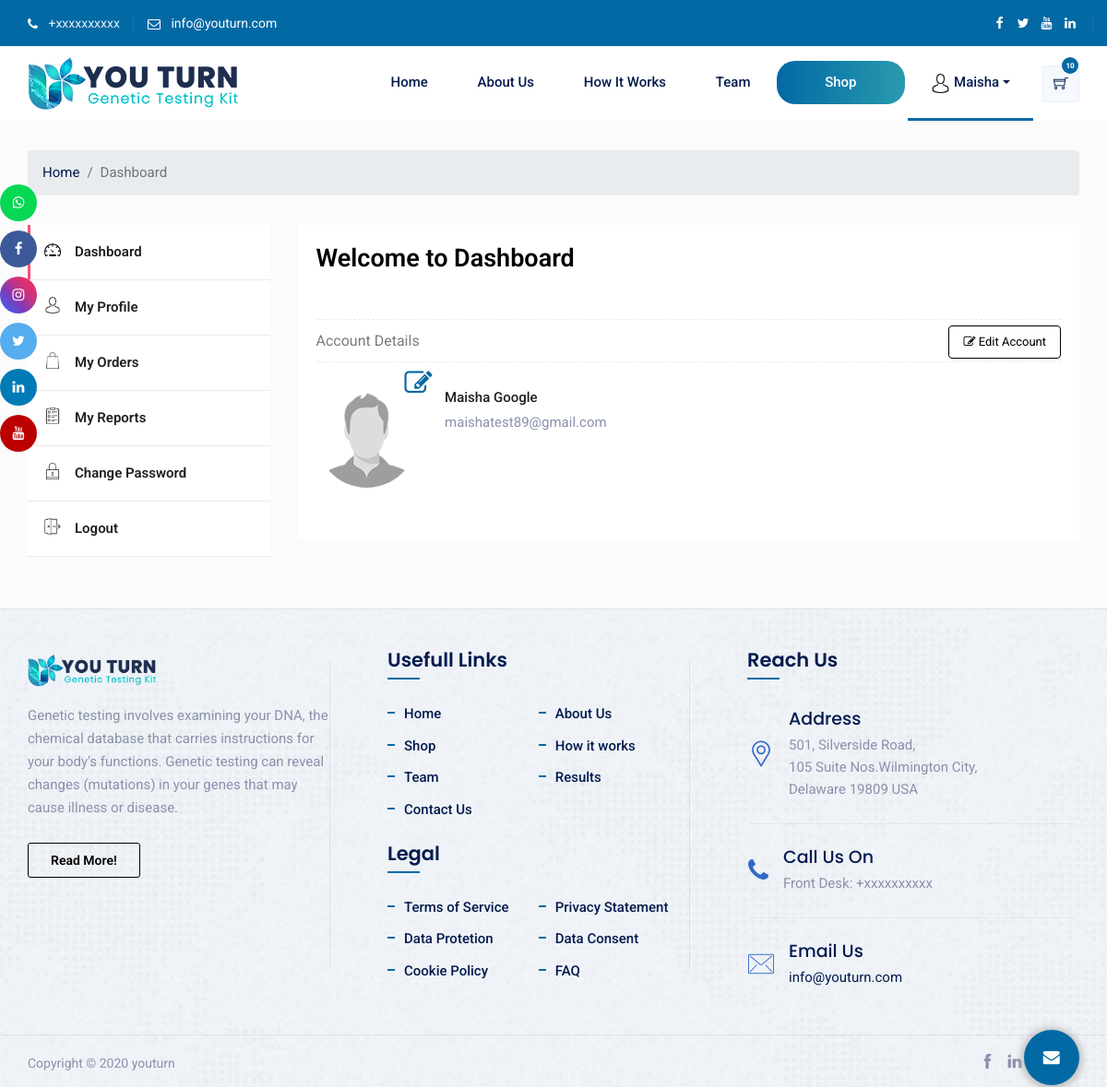
Page /dashboard.php (signed in) on the earlier database version.
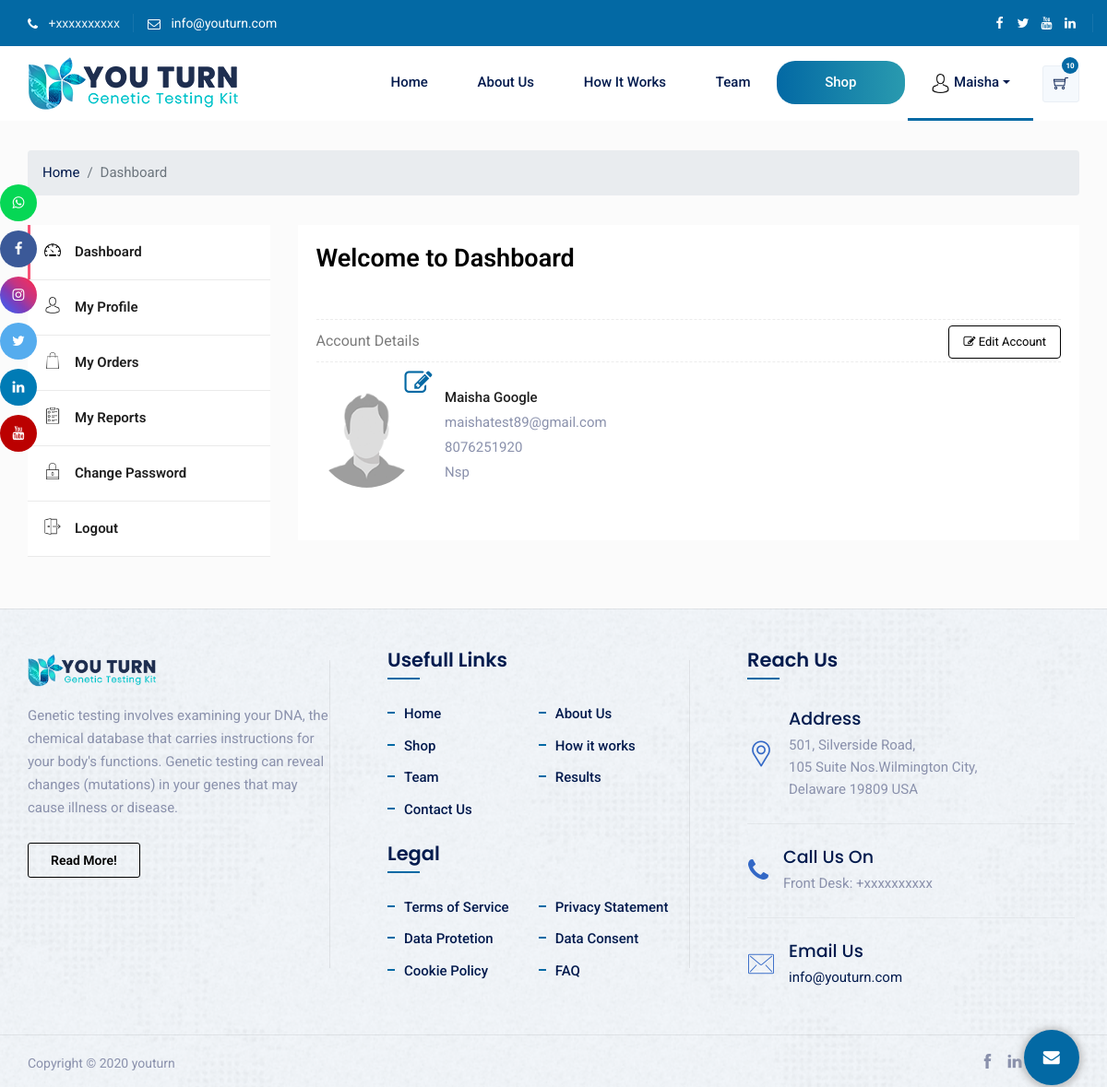
Same page on the later database version.
### tables this page shows
CREATE TABLE `userimages` (
  `id` int(11) NOT NULL,
  `name` varchar(90) NOT NULL,
  `imgSrc` varchar(100) NOT NULL,
  `email` varchar(100) NOT NULL
);

CREATE TABLE `users` (
  `id` int(11) NOT NULL,
  `cid` varchar(225) NOT NULL,
  `f_name` varchar(100) NOT NULL,
  `l_name` varchar(100) NOT NULL,
  `email` varchar(100) NOT NULL,
  `email_verify` varchar(100) NOT NULL DEFAULT 'no',
  `countrycode` varchar(100) DEFAULT NULL,
  `state` varchar(110) DEFAULT NULL,
  `city` varchar(90) DEFAULT NULL,
  `address` text DEFAULT NULL,
  `mobile` varchar(100) DEFAULT NULL,
  `mobile_verify` varchar(100) DEFAULT NULL,
  `DOB` date DEFAULT NULL,
  `password` varchar(100) DEFAULT NULL,
  `joindate` date DEFAULT NULL,
  `jointime` time DEFAULT NULL,
  `datetime` varchar(50) NOT NULL,
  `status` varchar(100) NOT NULL DEFAULT 'active'
);

### dashboard.php (the view, shortened to what this page needs)
<?php include('includes/header.php');
if (isset($_SESSION['username'])) {
  $email =  $_SESSION['user_email'];
  $selQuery = "select * from users where email = '$email'";
  $runQuery = mysqli_query($conn, $selQuery);
  $userData = mysqli_fetch_assoc($runQuery);
}
$selQuery = "select * from userimages where email = '$email'";
$runQuery = mysqli_query($conn, $selQuery);
$userImage = mysqli_fetch_assoc($runQuery);
if ($userImage['imgSrc'] == "") {
  $imageAddress = "images/usersImage/profile-icon.png";
  $AddUpdate = "upload";
} else {
  $imageAddress =  $userImage['imgSrc'];
  $AddUpdate = "change";
}
?>
<section class="dashboard_bg">
  <div class="container">
    <ol class="breadcrumb">
      <li class="breadcrumb-item"><a href="index.php">Home</a></li>
      <li class="breadcrumb-item active">Dashboard</li>
    </ol>
    <div class="ttm-tabs ttm-tab-style-horizontal" data-effect="fadeIn">
      <div class="row">
        <div class="col-lg-3 col-md-4 col-sm-12">
          <div class="left_menu">
            <ul class="tabs">
              <li class="tab active" id="dashbaordDiv"><a href="#"><img src="images\dashboard-icon.png"> Dashboard</a></li>
              <li class="tab" id="profile"><a href="#"><img src="images\profile-icon-left.png"> My Profile</a></li>
              <li class="tab"><a href="#"><img src="images/order-icon.png"> My Orders</a></li>
              <li class="tab"><a href="#"><img src="images/reports.png"> My Reports</a></li>
              <li class="tab"><a href="#"><img src="images\change-password.png"> Change Password</a></li>
              <li id="logout"><a href="logout.php"><img src="images\logout-icon.png"> Logout</a></li>
            </ul>
          </div>
        </div>
        <div class="col-lg-9 col-md-8 col-sm-12">
          <div class="dashboard_box content-tab">
            <div class="content-inner active" id="dashboard">
              <div class="heading">Welcome to Dashboard</div>
              <div class="row">
                <div class="col-sm-12">
                  <div class="dasboard_head">Account Details <p class="btn edit_btn" style="cursor: pointer;" id="click"><i class="fa fa-edit"></i> Edit Account</p>
                  </div>
                  <div class="row">
                    <div class="col-lg-2 col-md-2 col-sm-4 col-12 position">
                      <form action="dashboard.php" id="submit-group">
                        <label for="file-upload" class="custom-file-upload">
                          <i for class="fa fa-2x fa-pencil-square-o  uploadicon" aria-hidden="true" data-toggle="tooltip" data-placement="bottom" title="<?php echo $AddUpdate; ?>"></i>
                        </label>
                        <center><input type="file" name="file" id="file-upload" required>
                          <div id="default">
                            <img src="<?php echo $imageAddress; ?>" class="img-fluid  " style="border-radius: 61px; height: 111px; width: 114px;">
                          </div>
                        </center>
                      </form>
                    </div>
                    <div class="col-lg-10 col-md-10 col-12 col-sm-6">
                      <p style="line-height:27px;"><strong style="color:#1f1f1f;" class="text-capitalize"> <?php echo $userData['f_name'] . " " . $userData['l_name']; ?></strong><br>
                        <?php echo $userData['email']; ?><br>
                        <?php echo $userData['mobile']; ?><br>
                        <span class="text-capitalize"><?php echo $userData['address']; ?> </span>
                      </p>
                    </div>
                  </div>
                </div>
              </div>
            </div>
          </div>
        </div>
      </div>
    </div>
  </div>
  </div>
<?php include('includes/footer.php')
?>

Differences in the rows shown:
changed users "Maisha": mobile (not shown) → "8076251920"; address (not shown) → "Nsp"
